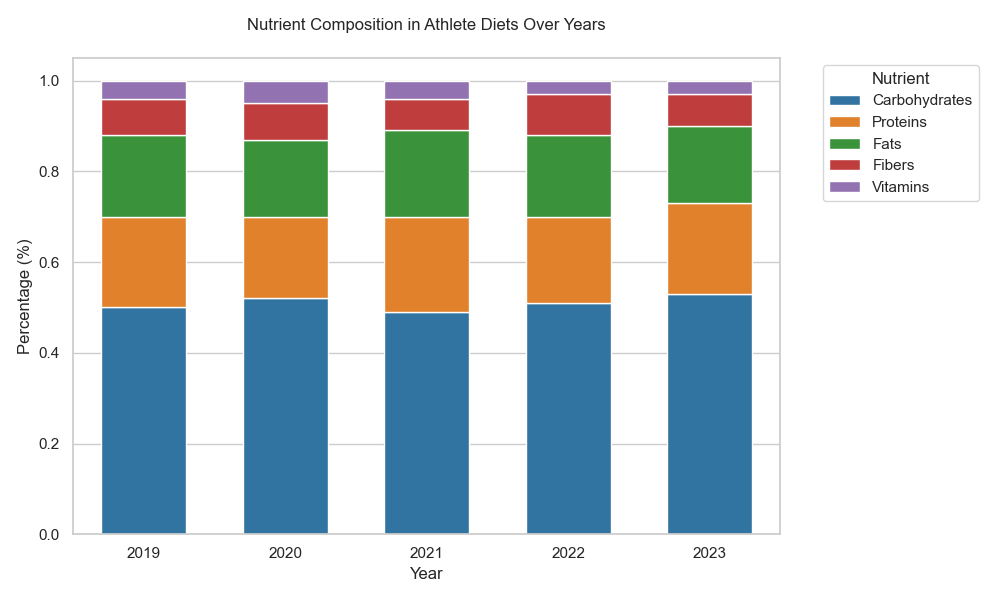

Source code (Python):

import seaborn as sns
import matplotlib.pyplot as plt
import pandas as pd

# Your provided data
data = [
    {'Year': 2019, 'Carbohydrates': '50%', 'Proteins': '20%', 'Fats': '18%', 'Fibers': '8%', 'Vitamins': '4%'},
    {'Year': 2020, 'Carbohydrates': '52%', 'Proteins': '18%', 'Fats': '17%', 'Fibers': '8%', 'Vitamins': '5%'},
    {'Year': 2021, 'Carbohydrates': '49%', 'Proteins': '21%', 'Fats': '19%', 'Fibers': '7%', 'Vitamins': '4%'},
    {'Year': 2022, 'Carbohydrates': '51%', 'Proteins': '19%', 'Fats': '18%', 'Fibers': '9%', 'Vitamins': '3%'},
    {'Year': 2023, 'Carbohydrates': '53%', 'Proteins': '20%', 'Fats': '17%', 'Fibers': '7%', 'Vitamins': '3%'}
]

# Convert the data into a pandas DataFrame
df = pd.DataFrame(data)

# Convert percentage strings to numbers
for col in df.columns[1:]:
    df[col] = df[col].str.rstrip('%').astype('float') / 100

# Reshape the DataFrame from wide to long format
df_long = df.melt(id_vars='Year', var_name='Nutrient', value_name='Percentage')

# Calculate the bottom position for each bar segment
df_long['Bottom'] = df_long.groupby('Year')['Percentage'].cumsum() - df_long['Percentage']

# Begin plotting
plt.figure(figsize=(10, 6))

# Create a color palette
colors = ['#1f77b4', '#ff7f0e', '#2ca02c', '#d62728', '#9467bd']

# Plot each nutrient
for i, nutrient in enumerate(df.columns[1:]):
    sns.barplot(
        data=df_long[df_long['Nutrient'] == nutrient],
        x='Year',
        y='Percentage',
        color=colors[i],
        label=nutrient,
        bottom=df_long[df_long['Nutrient'] == nutrient]['Bottom'],
        width=0.6
    )

# Additional plot formatting
plt.title('Nutrient Composition in Athlete Diets Over Years', pad=20)
plt.ylabel('Percentage (%)')
plt.xlabel('Year')

# Move the legend outside the plot
plt.legend(title='Nutrient', bbox_to_anchor=(1.05, 1), loc='upper left')

# Show the plot
plt.tight_layout()
plt.show()
